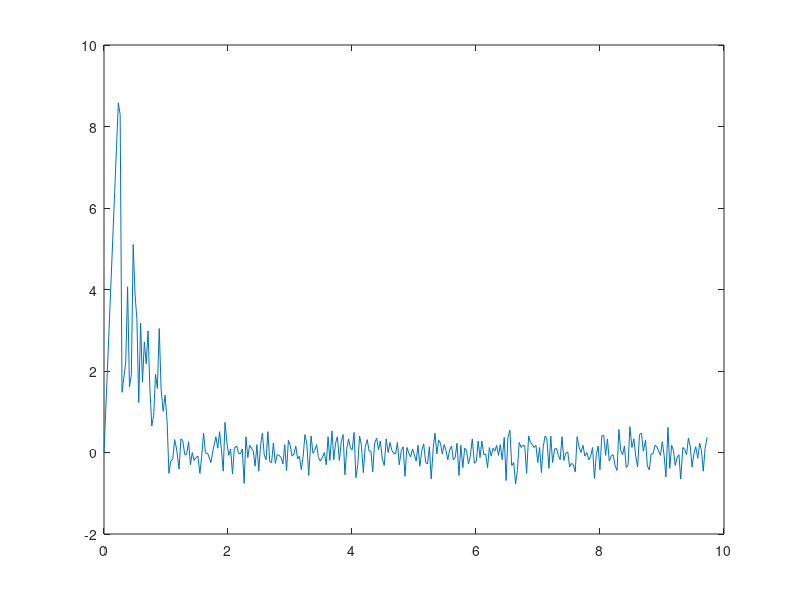

MATLAB code to generate this figure:
t = [0 0.201566 0.231063 0.260466 0.290417 0.319696 0.350295 0.380598 0.410465 0.441159 0.47073 0.500592 0.530704 0.560431 0.590548 0.620458 0.650814 0.680612 0.710339 0.740396 0.770446 0.800683 0.830682 0.860774 0.89085 0.920983 0.953869 0.98505 1.01763 1.04703 1.07642 1.1091 1.13884 1.17082 1.21037 1.24046 1.27125 1.30273 1.33167 1.36451 1.39405 1.42385 1.45317 1.48266 1.5149 1.54666 1.5759 1.60584 1.63521 1.67647 1.72377 1.76032 1.80491 1.83436 1.86402 1.8933 1.92253 1.95193 1.98212 2.01258 2.04175 2.07261 2.10185 2.14057 2.1703 2.19993 2.23066 2.26001 2.2892 2.31924 2.34891 2.37805 2.40717 2.43693 2.46632 2.4959 2.52515 2.55472 2.58396 2.61387 2.64312 2.67384 2.70284 2.73185 2.76315 2.794 2.82394 2.8558 2.88542 2.91498 2.94417 2.97415 3.00389 3.03313 3.06396 3.09322 3.12284 3.152 3.18257 3.21182 3.24179 3.27168 3.30168 3.3403 3.37009 3.39968 3.42919 3.45893 3.4888 3.52043 3.55435 3.58417 3.61394 3.64324 3.67647 3.70589 3.73495 3.76415 3.796 3.82673 3.8561 3.88587 3.91488 3.94497 3.97411 4.00385 4.03298 4.06317 4.0929 4.12186 4.15197 4.18266 4.21165 4.24567 4.27542 4.30493 4.33409 4.36396 4.39793 4.42714 4.45714 4.48883 4.51994 4.55186 4.58327 4.61307 4.64262 4.67203 4.70309 4.73259 4.76178 4.79556 4.82485 4.85394 4.88597 4.91629 4.94607 4.97595 5.00541 5.03502 5.0643 5.09388 5.12637 5.15637 5.18891 5.21868 5.24792 5.27738 5.30971 5.33897 5.36814 5.39726 5.42681 5.45641 5.48585 5.51577 5.54531 5.5757 5.60499 5.63416 5.66398 5.69319 5.72568 5.75494 5.78786 5.81721 5.84651 5.87859 5.90745 5.94043 5.97322 6.00535 6.03514 6.06473 6.094 6.12698 6.15638 6.18593 6.21547 6.24507 6.2743 6.30397 6.33316 6.36272 6.39183 6.4217 6.45557 6.48517 6.51442 6.54665 6.57602 6.60865 6.63799 6.66723 6.69668 6.72803 6.7572 6.7863 6.81581 6.84895 6.87834 6.9077 6.9377 6.96695 6.99603 7.02566 7.05493 7.08411 7.11398 7.14326 7.17677 7.20604 7.23546 7.26871 7.29878 7.32794 7.3574 7.38706 7.417 7.4487 7.48008 7.50961 7.53883 7.56889 7.60117 7.63064 7.66016 7.69416 7.72613 7.75582 7.78882 7.81796 7.84725 7.88014 7.91045 7.94004 7.96981 7.99894 8.02875 8.06046 8.08999 8.11985 8.14922 8.18064 8.21123 8.24197 8.27475 8.3041 8.33398 8.36469 8.39394 8.42314 8.45266 8.48196 8.51496 8.54606 8.57567 8.60688 8.63696 8.66897 8.69864 8.73487 8.76409 8.79502 8.82418 8.85398 8.88683 8.91598 8.94576 8.97517 9.00465 9.03405 9.0633 9.09584 9.12583 9.15499 9.18438 9.21391 9.24316 9.27271 9.30169 9.33615 9.36663 9.39612 9.42582 9.45494 9.48465 9.51405 9.5441 9.57738 9.6069 9.6361 9.66563 9.69544 9.72706];
x1 = [0 0 0.000712094 0.00284838 0.00569675 0.00854513 0.0113935 0.014954 0.0185144 0.0220749 0.0256354 0.029908 0.0348926 0.0398773 0.045574 0.0505587 0.0569675 0.0626643 0.0690731 0.075482 0.0826029 0.0890118 0.0961327 0.103966 0.111799 0.120344 0.129601 0.138858 0.147403 0.155949 0.165918 0.174463 0.18372 0.195826 0.204371 0.213628 0.222885 0.231431 0.2414 0.249945 0.25849 0.267747 0.276293 0.28555 0.295519 0.304064 0.312609 0.321867 0.333972 0.347502 0.358895 0.371713 0.380258 0.388803 0.398061 0.406606 0.415151 0.423696 0.432953 0.441498 0.450756 0.459301 0.470694 0.479951 0.488497 0.497042 0.506299 0.514844 0.523389 0.532646 0.541192 0.549737 0.558282 0.567539 0.576084 0.584629 0.593887 0.602432 0.610977 0.619522 0.628779 0.637324 0.645869 0.655127 0.664384 0.672929 0.682898 0.691443 0.699989 0.708534 0.717791 0.726336 0.734881 0.744138 0.752684 0.761941 0.770486 0.779031 0.787576 0.796833 0.805379 0.814636 0.826029 0.834574 0.84312 0.852377 0.860922 0.869467 0.879436 0.889406 0.897951 0.907208 0.915753 0.925722 0.934268 0.942813 0.951358 0.960615 0.969872 0.978417 0.986963 0.995508 1.00476 1.01331 1.02186 1.0304 1.03966 1.0482 1.05675 1.066 1.07526 1.08381 1.09378 1.10232 1.11087 1.11941 1.12867 1.13864 1.14718 1.15573 1.16499 1.17424 1.1835 1.19347 1.20201 1.21056 1.21911 1.22836 1.23762 1.24616 1.25613 1.26468 1.27322 1.28319 1.29174 1.30028 1.30954 1.31809 1.32663 1.33589 1.34443 1.35369 1.36295 1.37221 1.38146 1.39001 1.39855 1.40852 1.41707 1.42561 1.43416 1.4427 1.45125 1.46051 1.46905 1.4776 1.48685 1.4954 1.50394 1.5132 1.52175 1.531 1.53955 1.54952 1.55806 1.56661 1.57658 1.58512 1.59509 1.60364 1.61432 1.62286 1.63141 1.64067 1.64992 1.65918 1.66772 1.67627 1.68481 1.69407 1.70262 1.71116 1.71971 1.72825 1.73751 1.74748 1.75602 1.76457 1.77454 1.78308 1.79234 1.8016 1.81014 1.81869 1.82795 1.83649 1.84504 1.85429 1.86355 1.8721 1.88135 1.8899 1.89844 1.90699 1.91553 1.92479 1.93334 1.94188 1.95043 1.9604 1.96894 1.9782 1.98745 1.99671 2.00526 2.0138 2.02235 2.0316 2.04086 2.05012 2.05938 2.06792 2.07647 2.08644 2.09498 2.10353 2.1135 2.12346 2.13201 2.14198 2.15052 2.15907 2.16904 2.17758 2.18613 2.19539 2.20393 2.21248 2.22173 2.23099 2.23954 2.24808 2.25734 2.2666 2.27585 2.28511 2.29437 2.30291 2.31217 2.32071 2.32926 2.33781 2.34635 2.35632 2.36558 2.37412 2.38338 2.39264 2.40189 2.41044 2.42112 2.42967 2.43892 2.44818 2.45672 2.46598 2.47524 2.48378 2.49233 2.50087 2.50942 2.51868 2.52793 2.53719 2.54574 2.55428 2.56283 2.57208 2.58063 2.58917 2.59914 2.6084 2.61695 2.6262 2.63475 2.64329 2.65184 2.6611 2.67107 2.67961 2.68816 2.6967 2.70596 2.71522 2.72376];
x2 = [0 0 0 0.0111087 0.0751971 0.0811787 0.0871603 0.0813212 0.11009 0.116926 0.099978 0.118777 0.132877 0.158227 0.151534 0.172184 0.173324 0.186569 0.18899 0.209498 0.225876 0.232855 0.233709 0.24553 0.242682 0.26376 0.278002 0.284126 0.289395 0.299649 0.297228 0.296801 0.292956 0.294807 0.298795 0.292813 0.29324 0.295946 0.295946 0.293383 0.29794 0.295519 0.297086 0.296516 0.296231 0.299649 0.296231 0.291674 0.295519 0.295804 0.297513 0.294949 0.292386 0.294665 0.291389 0.294807 0.299222 0.289537 0.293525 0.296089 0.294807 0.299792 0.294665 0.294237 0.295662 0.295804 0.294807 0.301643 0.292386 0.296516 0.294095 0.294665 0.295234 0.298225 0.293952 0.299222 0.294095 0.291674 0.295946 0.296943 0.291389 0.297371 0.297513 0.293668 0.297655 0.295946 0.296089 0.296516 0.297798 0.293952 0.29908 0.293098 0.294095 0.296231 0.295804 0.294237 0.296801 0.296231 0.298937 0.296231 0.291959 0.29381 0.300076 0.292243 0.295662 0.295092 0.293952 0.296516 0.297228 0.296516 0.295519 0.29794 0.292386 0.297086 0.291247 0.296943 0.293668 0.292386 0.297086 0.293383 0.291959 0.299934 0.294807 0.292813 0.294665 0.294949 0.291531 0.300504 0.29794 0.292243 0.294095 0.299507 0.294522 0.292956 0.295234 0.295234 0.299364 0.293668 0.292671 0.294949 0.29324 0.296801 0.298083 0.292813 0.295519 0.293525 0.295092 0.295662 0.295804 0.293525 0.29794 0.295092 0.29438 0.300219 0.294522 0.295662 0.296374 0.294807 0.295946 0.297228 0.294095 0.298225 0.295092 0.29381 0.297513 0.297798 0.29438 0.300789 0.294665 0.291674 0.295804 0.293098 0.293668 0.295804 0.293952 0.295092 0.296943 0.294949 0.294237 0.296943 0.296516 0.293668 0.300076 0.294095 0.29851 0.294665 0.295092 0.297798 0.296231 0.292813 0.297655 0.297228 0.29324 0.296516 0.29324 0.295946 0.295804 0.29851 0.294522 0.296231 0.294665 0.295234 0.294095 0.296089 0.293952 0.296943 0.292528 0.301073 0.292528 0.291104 0.298083 0.297513 0.301786 0.29908 0.293525 0.294522 0.294095 0.294237 0.299649 0.292243 0.293525 0.293952 0.294522 0.294095 0.297513 0.294522 0.299507 0.29438 0.292243 0.292813 0.298652 0.292243 0.297513 0.294807 0.294665 0.296089 0.296943 0.292386 0.297086 0.295662 0.295377 0.298367 0.297655 0.29794 0.299364 0.292386 0.29438 0.295519 0.294095 0.296231 0.295519 0.296943 0.296374 0.294522 0.300646 0.295946 0.294237 0.298937 0.292243 0.292101 0.296089 0.292813 0.297228 0.296231 0.295946 0.298083 0.29908 0.290962 0.295092 0.295946 0.294237 0.29851 0.29794 0.290392 0.294522 0.292813 0.296231 0.298367 0.291959 0.291674 0.295234 0.293098 0.298225 0.298937 0.295804 0.295804 0.294095 0.29438 0.295234 0.296089 0.293383 0.296089 0.300361 0.290534 0.298652 0.294095 0.295092 0.298083 0.296516 0.295946 0.300789 0.294522 0.294949 0.295946 0.292671 0.294237 0.298367 0.295804 0.29438 0.296658 0.293668 0.295092 0.299222 0.294665 0.292528];
x3 = [0 17.2129 20.4803 22.2839 16.4195 16.943 18.7759 22.2886 21.3094 22.5535 27.5207 28.2715 28.8691 27.8799 31.0104 31.1062 33.2976 34.2246 36.3752 36.3025 36.3072 37.6436 40.0363 41.1153 44.0058 43.9704 44.5058 46.1218 45.3979 43.9235 44.0084 44.0958 44.6302 44.4779 43.8878 44.6102 44.7031 44.3415 44.282 44.6378 44.0734 44.2933 44.121 44.1505 44.1896 43.7049 44.0669 44.7685 44.3654 44.2483 43.9983 44.3006 44.72 44.4889 44.9154 44.5504 43.8688 45.0991 44.8049 44.3886 44.5108 43.8429 44.4126 44.5859 44.4096 44.3592 44.4933 43.5588 44.6505 44.2925 44.5386 44.5243 44.4432 44.0139 44.5225 43.8849 44.456 44.9172 44.4112 44.1799 44.9249 44.2443 44.0816 44.5958 44.1337 44.2683 44.2771 44.2069 44.0054 44.4933 43.8671 44.5632 44.5723 44.269 44.2776 44.5033 44.1892 44.2023 43.8236 44.1084 44.7556 44.6242 43.7254 44.6472 44.3628 44.3729 44.55 44.231 44.067 44.1319 44.2742 43.9529 44.6571 44.1447 44.854 44.221 44.5508 44.8198 44.222 44.6303 44.9314 43.8802 44.3884 44.7806 44.593 44.5264 45.0093 43.8628 43.9828 44.8067 44.7002 43.9183 44.463 44.7957 44.5376 44.4955 43.9171 44.5895 44.8667 44.6008 44.803 44.3637 44.096 44.781 44.5386 44.7653 44.6091 44.5028 44.4695 44.7841 44.2323 44.5153 44.6778 43.8834 44.511 44.4767 44.3518 44.5476 44.4272 44.2185 44.6131 44.1114 44.4367 44.6852 44.2103 44.0713 44.519 43.6984 44.3678 44.9222 44.4476 44.7427 44.7465 44.4569 44.6715 44.5673 44.2889 44.5151 44.6623 44.3112 44.2996 44.697 43.8739 44.532 44.0472 44.4636 44.4908 44.1063 44.2446 44.7487 44.1682 44.1051 44.6543 44.3007 44.6843 44.3967 44.3573 43.9753 44.446 44.2972 44.4749 44.4365 44.5891 44.3485 44.6025 44.2432 44.7878 43.7091 44.6733 45.0819 44.1817 44.0906 43.4753 43.6935 44.4861 44.4813 44.5339 44.5399 43.7904 44.6744 44.6824 44.6212 44.5517 44.6128 44.1574 44.4857 43.8555 44.4287 44.8463 44.8492 44.0486 44.7959 44.2222 44.4733 44.5563 44.369 44.213 44.8203 44.288 44.3752 44.442 44.0281 44.0333 43.9809 43.7445 44.6516 44.549 44.3626 44.5405 44.2855 44.3343 44.1478 44.1819 44.4435 43.63 44.1062 44.4356 43.8235 44.6302 44.8246 44.3079 44.6825 44.1595 44.1904 44.2416 43.941 43.726 44.8057 44.4425 44.2448 44.4631 43.9111 43.8689 44.9137 44.5462 44.7167 44.3027 43.9245 44.7494 44.9618 44.5133 44.7466 44.0969 43.8605 44.2453 44.3044 44.5416 44.5532 44.4412 44.3072 44.6642 44.3635 43.7003 44.9394 44.0538 44.4947 44.463 44.0269 44.1561 44.2553 43.5791 44.2999 44.3773 44.2353 44.6715 44.5515 43.9541 44.1973 44.4457 44.1672 44.5288 44.4108 43.8057 44.3193 44.722];
x4 = [0 7.48388 8.57908 8.29592 1.47622 1.82302 2.21884 4.06661 1.61508 1.90865 5.10407 3.88617 3.25922 1.22549 3.17213 1.72687 2.71292 2.18006 2.98414 1.56197 0.650687 0.909684 1.91772 1.57204 3.04125 1.55137 1.00979 1.40957 0.757402 -0.511677 -0.212033 -0.159155 0.316749 0.0876102 -0.40592 0.334376 0.281497 -0.0533986 -0.0533986 0.263871 -0.300164 -0.000520281 -0.194407 -0.123903 -0.0886507 -0.511677 -0.0886507 0.475384 -0.000520281 -0.0357725 -0.247286 0.0699841 0.387254 0.105236 0.510636 0.0876102 -0.458799 0.739776 0.246245 -0.0710247 0.0876102 -0.529303 0.105236 0.158115 -0.0181464 -0.0357725 0.0876102 -0.758442 0.387254 -0.123903 0.175741 0.105236 0.0347319 -0.335416 0.193367 -0.458799 0.175741 0.475384 -0.0533986 -0.176781 0.510636 -0.229659 -0.247286 0.228619 -0.264912 -0.0533986 -0.0710247 -0.123903 -0.282538 0.193367 -0.441173 0.299123 0.175741 -0.0886507 -0.0357725 0.158115 -0.159155 -0.0886507 -0.423547 -0.0886507 0.440132 0.210993 -0.564555 0.40488 -0.0181464 0.052358 0.193367 -0.123903 -0.212033 -0.123903 -0.000520281 -0.300164 0.387254 -0.194407 0.528263 -0.176781 0.228619 0.387254 -0.194407 0.263871 0.440132 -0.546929 0.0876102 0.334376 0.105236 0.0699841 0.49301 -0.617434 -0.300164 0.40488 0.175741 -0.494051 0.122862 0.316749 0.0347319 0.0347319 -0.476425 0.228619 0.352002 0.0699841 0.281497 -0.159155 -0.31779 0.334376 -0.000520281 0.246245 0.052358 -0.0181464 -0.0357725 0.246245 -0.300164 0.052358 0.140488 -0.582181 0.122862 -0.0181464 -0.106277 0.0876102 -0.0533986 -0.212033 0.175741 -0.335416 0.052358 0.210993 -0.247286 -0.282538 0.140488 -0.652686 0.105236 0.475384 -0.0357725 0.299123 0.228619 -0.0357725 0.193367 0.052358 -0.176781 0.0699841 0.158115 -0.176781 -0.123903 0.228619 -0.564555 0.175741 -0.370668 0.105236 0.052358 -0.282538 -0.0886507 0.334376 -0.264912 -0.212033 0.281497 -0.123903 0.281497 -0.0533986 -0.0357725 -0.370668 0.122862 -0.0886507 0.105236 0.0347319 0.175741 -0.0710247 0.193367 -0.176781 0.369628 -0.687938 0.369628 0.545889 -0.31779 -0.247286 -0.776068 -0.441173 0.246245 0.122862 0.175741 0.158115 -0.511677 0.40488 0.246245 0.193367 0.122862 0.175741 -0.247286 0.122862 -0.494051 0.140488 0.40488 0.334376 -0.388294 0.40488 -0.247286 0.0876102 0.105236 -0.0710247 -0.176781 0.387254 -0.194407 -0.0181464 0.0171058 -0.353042 -0.264912 -0.300164 -0.476425 0.387254 0.140488 -0.000520281 0.175741 -0.0886507 -0.000520281 -0.176781 -0.106277 0.122862 -0.63506 -0.0533986 0.158115 -0.423547 0.40488 0.422506 -0.0710247 0.334376 -0.212033 -0.0886507 -0.0533986 -0.31779 -0.441173 0.563515 0.052358 -0.0533986 0.158115 -0.370668 -0.300164 0.634019 0.122862 0.334376 -0.0886507 -0.353042 0.440132 0.475384 0.0347319 0.299123 -0.335416 -0.423547 -0.0357725 -0.0357725 0.175741 0.140488 0.0347319 -0.0710247 0.263871 -0.0710247 -0.599807 0.616393 -0.388294 0.175741 0.052358 -0.31779 -0.123903 -0.0533986 -0.652686 0.122862 0.0699841 -0.0533986 0.352002 0.158115 -0.353042 -0.0357725 0.140488 -0.141529 0.228619 0.052358 -0.458799 0.105236 0.369628];

plot(t,x4);
